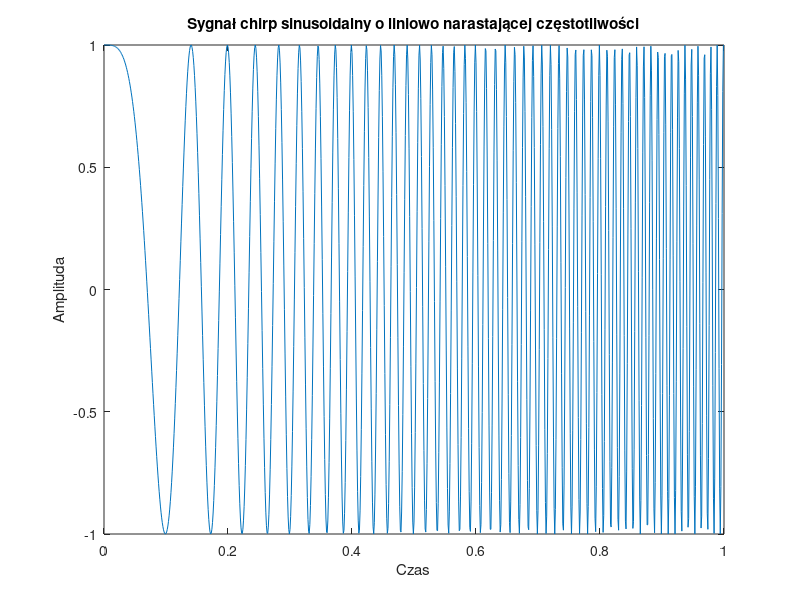

Here is the MATLAB script that generated this plot: (Note: this script raises an error after producing the figure.)
clear all

% Parametry sygnału
N = 1000;         
f0_norm = 0;      
f1_norm = 0.1;     
t = (0:N-1) / N;  

x1 = chirp(1:N, f0_norm, N, f1_norm);

% Wyświetlanie sygnału
figure;
plot(t, x1);
title('Sygnał chirp sinusoidalny o liniowo narastającej częstotliwości');
xlabel('Czas');
ylabel('Amplituda');

% Obliczanie widma sygnału
% z użyciem plotspec() - skala logarytmiczna
figure
plotspec(x1);
title('Widmo amplitudowe sygnału chirp (sin)');
xlabel('Unormowana częstotliwość');
ylabel('Amplituda [dB]');

% z użyciem fft() - skala liniowa
y1_fft = fft(x1);
frequencies = (-N/2:N/2 - 1) / N; 
figure       
plot(frequencies, abs(fftshift(y1_fft)));
title('Widmo amplitudowe sygnału chirp (sin)');
xlabel('Unormowana częstotliwość');
ylabel('Amplituda [lin]');
